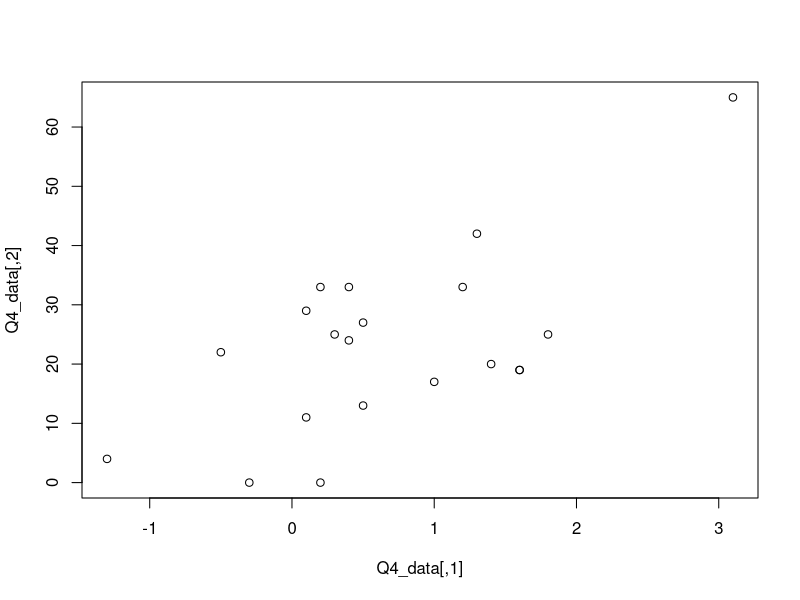

R code for this plot:
Q4_data <-
  matrix(
    c(-1.3,4,
      -0.5,22,
      -0.3,0,
      0.2,0,
      0.1,11,
      0.5,13,
      1.0,17,
      0.3,25,
      0.4,24,
      0.5,27,
      0.1,29,
      0.2,33,
      0.4,33,
      1.3,42,
      1.2,33,
      1.4,20,
      1.6,19,
      1.6,19,
      1.8,25,
      3.1,65)
    ,ncol = 2, byrow = T
  )

plot(Q4_data)




q4<-data.frame(Q4_data)
lm(formula = q4$X1 ~ q4$X2)
q4lm<-lm(formula = q4$X1 ~ q4$X2)
summary(q4lm)